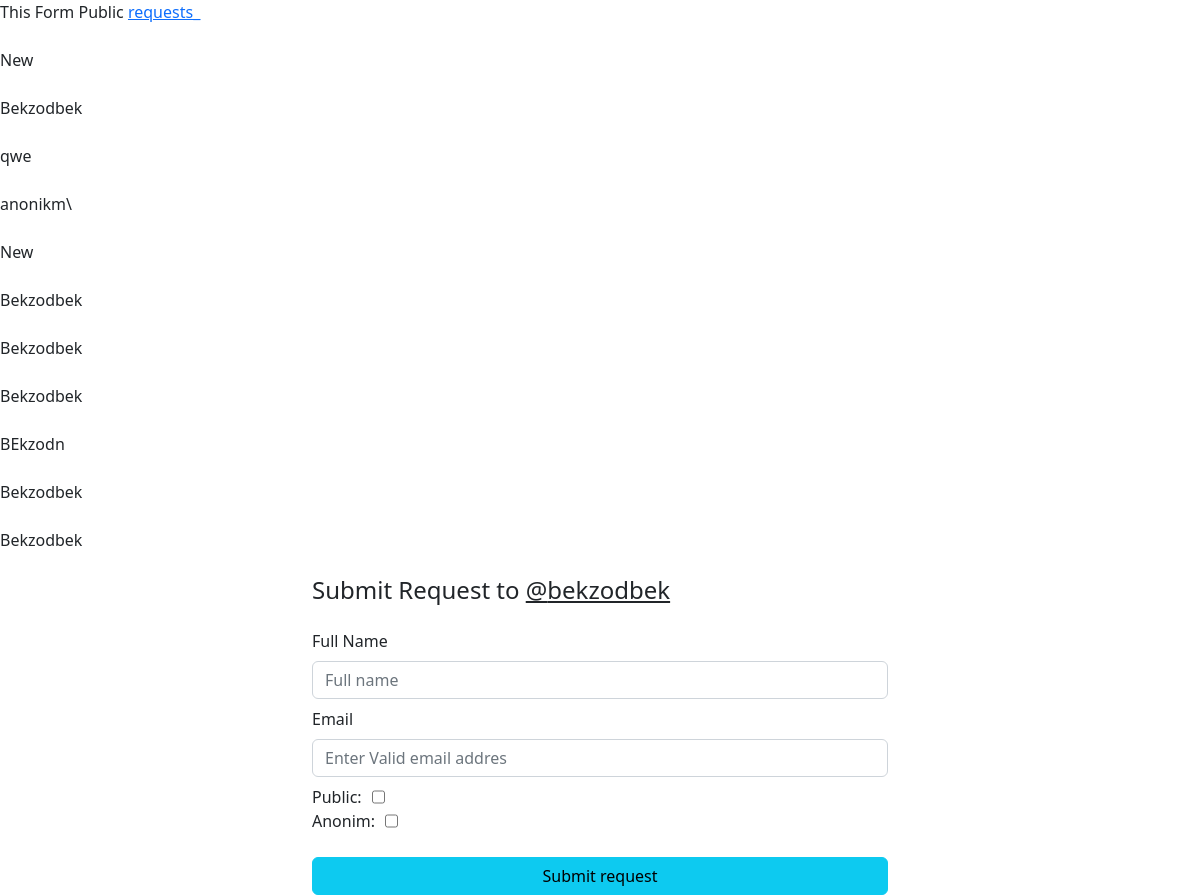
Screenshot of /form/20221223161409609912/?form=requests (signed in) with the database file from the repository.
### forms/models.py (models this page shows, shortened)
class FormRequest(models.Model):
    form = models.ForeignKey(Form, on_delete=models.CASCADE, related_name="form_requests")
    user = models.ForeignKey(CustomUser, on_delete=models.CASCADE, null=True, blank=True, related_name='user_request')
    is_public = models.BooleanField(default=False)
    as_anonim = models.BooleanField(default=False)
    view = models.BooleanField(default=False)
    full_name = models.CharField(max_length=32)
    email = models.EmailField()

class Form(models.Model):
    title = models.CharField(max_length=50)
    slug = models.SlugField(unique=True)
    author = models.ForeignKey(CustomUser, on_delete=models.CASCADE, related_name='form')
    is_public = models.BooleanField(default=True)
    created_on = models.DateTimeField(("created on"), default=timezone.now)
    message = models.TextField(max_length=300)
    anonim_requests = models.BooleanField(default=False)

class CustomUser(AbstractUser):
    is_organiser = models.BooleanField(default=False)
    is_agent = models.BooleanField(default=False)

### forms/views.py (the view)
# urls.py: path("form/<str:slug>/", SingleFormView, name='single'),
def SingleFormView(request, slug):
    single = Form.objects.get(slug=slug)
    tab = request.GET.get('form')
    requests_ = None
    if tab == "requests":
        if request.user.username == single.author.username:
            requests_ = single.form_requests.all()
        else:
            requests_ = single.form_requests.filter(is_public=True)
    form_ = get_object_or_404(Form, slug=slug)
    user_r = None
    if single.anonim_requests == False:
        if request.user.is_authenticated:
            user_r = get_object_or_404(CustomUser, username=request.user)
        else:
            return redirect(f"/login/?next={request.path}")
    else:
        if not request.user.is_authenticated:
            user_r = get_object_or_404(CustomUser, username='anonim')
    form_requests_count = form_.form_requests.count()
    new_request = None
    if request.method == 'POST':
        request_form = CreateFormRequestTest(data=request.POST)
        if request_form.is_valid():
            new_request = request_form.save(commit=False)
            new_request.form = form_
            if single.anonim_requests == True and request.user.is_authenticated:
                if new_request.as_anonim == False:
                    user_r = get_object_or_404(CustomUser, username=request.user)
                else:
                    user_r = get_object_or_404(CustomUser, username='anonim')
            new_request.user = user_r
            new_request.save()
            return redirect("base:submit_success", slug)
    else:
        request_form = CreateFormRequestTest()
    context = {
        "single":single,
        "form_requests_count":form_requests_count,
        "request_form":request_form,
        "requests_":requests_,
    }
    return render(request, 'pages/single-form.html', context)

### forms/form.py
class CreateFormRequestTest(forms.ModelForm):
    class Meta:
        model = FormRequest
        fields = ['is_public', 'full_name', 'email', 'as_anonim']

### templates/pages/single-form.html (shortened to what this page needs)
<!DOCTYPE html>
{% load static %}
<html lang="en">
<head>
    <link href="{% static 'assets/vendor/bootstrap/css/bootstrap.min.css' %}" rel="stylesheet">
    <link href="{% static 'assets/vendor/bootstrap-icons/bootstrap-icons.css' %}" rel="stylesheet">
</head>
<body>
    {% if single.is_public %}
    <span>This Form Public</span>
    {% else %}
    <span>This Form Private</span>
    {% endif %}
    <a href="?form=requests">requests_</a>
    <br>
    {% for y in requests_ %}
    <br>
    {{ y.full_name }}
    <br>
    {% endfor %}
    <div class="container w-50 mt-4">
        <h4>Submit Request to <a target="_blank" href="{% url 'base:profile' single.author %}" class="text-dark">@{{ single.author }}</a></h4>
        <form method="post" class="mt-4">
            {% load widget_tweaks %}
            <label for="full_name">Full Name</label>
            {% render_field request_form.full_name type="text" id="full_name" class="form-control mt-2 mb-2" placeholder="Full name" %}
            <label for="email">Email</label>
            {% render_field request_form.email type="email" class="form-control mt-2 mb-2" id="email" placeholder="Enter Valid email addres" %}
            <span class="d-flex">
                <label for="is_public" style="margin-right: 10px;">Public: </label>
                {% render_field request_form.is_public id="is_public" %}
            </span>
            {% if single.anonim_requests == True and request.user.is_authenticated %}
            <span class="d-flex">
                <label for="as_anonim" style="margin-right: 10px;">Anonim: </label>
                {% render_field request_form.as_anonim id="as_anonim" %}
            </span>
            {% else %}
            {% if request.user.is_authenticated %}
            <span>Bu Sorov <a href="{% url 'base:profile' request.user %}" class="text-dark">@{{request.user}}</a>dan yuboriladi</span>
            {% else %}
            <span>Bu Sorov Anonim Tarzda Yuboriladi</span>
            {% endif %}
            {% endif %}
            <button class="btn btn-info w-100 mt-4" type="submit">Submit request</button>
        </form>
    </div>
</body>
</html>

### rows the page displays
FormRequest: full_name "New"
FormRequest: full_name "Bekzodbek"
FormRequest: full_name "qwe"
FormRequest: full_name "anonikm\\"
FormRequest: full_name "New"
FormRequest: full_name "Bekzodbek"
FormRequest: full_name "Bekzodbek"
FormRequest: full_name "Bekzodbek"
FormRequest: full_name "BEkzodn"
FormRequest: full_name "Bekzodbek"
FormRequest: full_name "Bekzodbek"
Form: author "bekzodbek"
